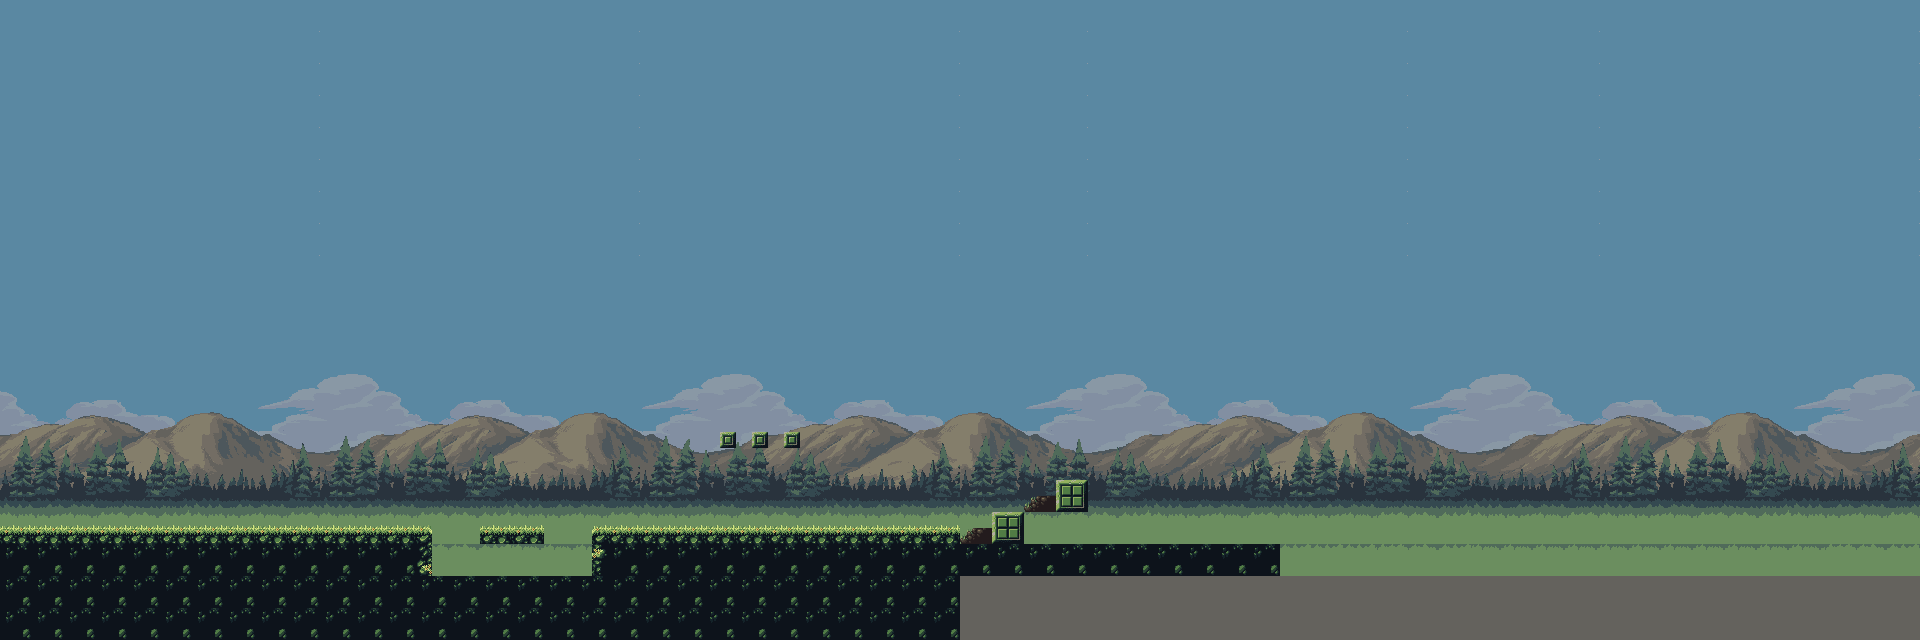

Tiled map render using the project's own tile images. Description and the map definition, with tile-layer contents summarised, below:
An orthogonal 60x20 tile map with 32x32 px tiles, 3 tile layers (background, background_forest, basemap), 6 tilesets and 18 objects (2x SHEEP, POTION, SPIKE).

<map version="1.9" tiledversion="1.9.2" orientation="orthogonal" renderorder="right-down" width="60" height="20" tilewidth="32" tileheight="32" infinite="0" nextlayerid="21" nextobjectid="107">
 <tileset firstgid="1" source="tilesheet.tsx" />
 <tileset firstgid="33" source="fondo1.tsx" />
 <tileset firstgid="105" source="fondo2.tsx" />
 <tileset firstgid="177" source="props.tsx" />
 <tileset firstgid="217" source="enemies.tsx" />
 <tileset firstgid="220" source="prueba.tsx" />
 <layer id="9" name="background" width="60" height="20" locked="1">
  <data>[1200 cells, 1200 non-empty, 72 distinct tile ids]</data>
 </layer>
 <layer id="11" name="background_forest" width="60" height="20" locked="1">
  <data>[1200 cells, 300 non-empty, 40 distinct tile ids]</data>
 </layer>
 <layer id="1" name="basemap" width="60" height="20" locked="1">
  <data>[1200 cells, 132 non-empty, 10 distinct tile ids]</data>
 </layer>
 <objectgroup id="17" name="playerLocation">
  <object id="60" x="84.6667" y="229.334">
   <point />
  </object>
 </objectgroup>
 <objectgroup id="19" name="basebox" locked="1">
  <object id="69" x="481.333" y="528.667" width="62.6667" height="14.6667" />
  <object id="71" x="-1.33333" y="1.33333" width="1312.33" height="640" />
  <object id="73" x="1.33333" y="528.667" width="428" height="109.333" />
  <object id="75" x="433.333" y="576.667" width="156" height="60.6667" />
  <object id="76" x="592.667" y="530" width="365.333" height="109.333" />
  <object id="86" x="720" y="431.333" width="16" height="17.3333" />
  <object id="87" x="753.333" y="432" width="16" height="16" />
  <object id="88" x="783.333" y="432" width="17.3333" height="14.6667" />
  <object id="89" x="964.667" y="530">
   <polyline points="0,0 121.333,-67.3333" />
  </object>
 </objectgroup>
 <objectgroup id="12" name="gameObjects">
  <object id="77" name="POTION" gid="182" x="432" y="536" width="32" height="32">
   <properties>
    <property name="type" value="POTION" />
   </properties>
  </object>
  <object id="80" name="SPIKE" gid="17" x="312" y="524.667" width="32" height="32">
   <properties>
    <property name="type" value="SPIKE" />
   </properties>
  </object>
  <object id="95" gid="343" x="68" y="440.667" width="16" height="16">
   <properties>
    <property name="type" value="BOX" />
   </properties>
  </object>
  <object id="102" gid="27" x="118.667" y="474" width="32" height="32">
   <properties>
    <property name="type" value="BOX" />
   </properties>
  </object>
  <object id="105" gid="9" x="-0.666667" y="465.333" width="32" height="32">
   <properties>
    <property name="type" value="BOX" />
   </properties>
  </object>
  <object id="106" gid="23" x="232.667" y="425.333" width="32" height="32">
   <properties>
    <property name="type" value="BOX" />
   </properties>
  </object>
 </objectgroup>
 <objectgroup id="20" name="enemies">
  <object id="84" name="SHEEP" gid="217" x="139" y="521.667" width="70" height="70" />
  <object id="85" name="SHEEP" gid="217" x="765.337" y="519.667" width="70" height="70" />
 </objectgroup>
</map>
